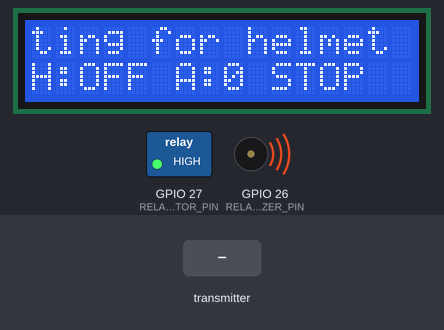
This sketch was run on a simulated ESP32. Shown: 16×2 character LCD, switched loads named in the sketch (green lamp = pin HIGH), buzzer (waves = sounding, pin HIGH). The inputs (shaded band) are chosen by the test bench. What the sketch prints to the serial monitor is not drawn.

Above: at 1.3 s.
1.4 s: the transmitter starts sending helmetStatus = 1024
At 1.56 s:
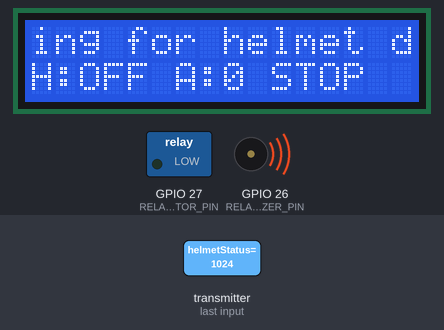
3.6 s: the transmitter starts sending helmetStatus = 0
At 4.07 s:
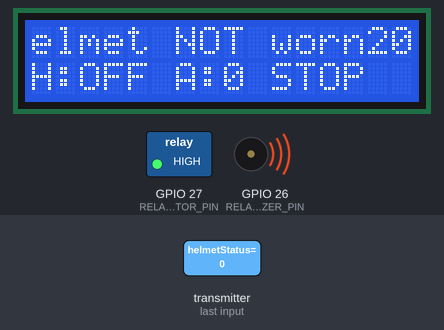
5.9 s: the transmitter starts sending helmetStatus = 2048
At 6.59 s:
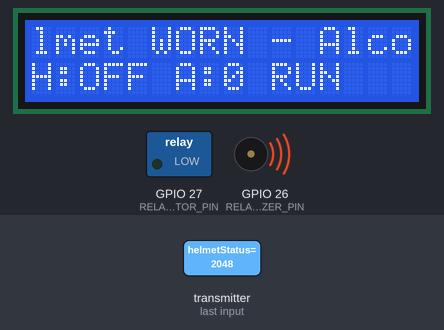
8.9 s: the transmitter starts sending helmetStatus = 0
At 9.62 s:
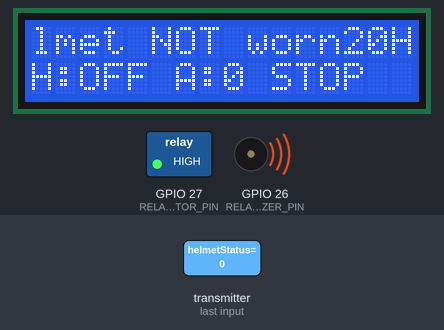
11.9 s: the transmitter starts sending alcoholValue = 1024
At 12.39 s:
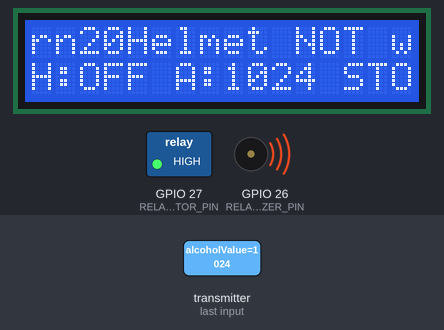
14.2 s: the transmitter starts sending alcoholValue = 0
At 14.67 s:
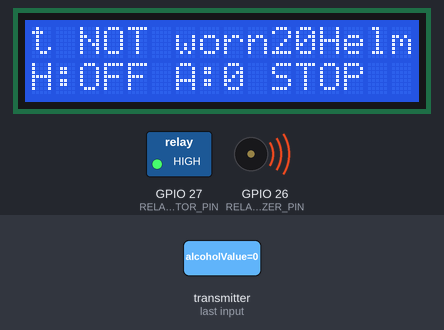
Timing chart, 0 to 17.2 s (numbered marks = the images above; inputs shaded):
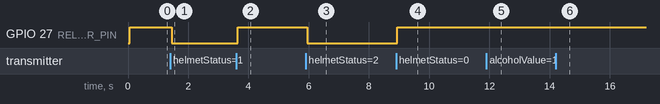

Measured:
- after the input at 1.4 s, GPIO 27 (RELAY_MOTOR_PIN): HIGH → LOW after 0.05 s
- after the input at 3.6 s, GPIO 27 (RELAY_MOTOR_PIN): LOW → HIGH after 0.05 s; the display: first changes after 0.11 s (image 2 shows a later state)
- after the input at 5.9 s, GPIO 27 (RELAY_MOTOR_PIN): HIGH → LOW after 0.05 s; the display: first changes after 0.08 s (image 3 shows a later state)
- after the input at 8.9 s, GPIO 27 (RELAY_MOTOR_PIN): LOW → HIGH after 0.05 s; the display: first changes after 0.11 s (image 4 shows a later state)
- after the input at 14.2 s, the display: first changes after 0.11 s (image 6 shows a later state)

The sketch:

bike_rx.ino
```cpp
/*
   Smart Bike Side (Receiver) - Final Production Code
   - I2C LCD Data Streaming Interface (16x2 Display)
   - Dynamic top-line marquee text scrolling logic
   - Direct Ignition and Intermittent Buzzer control (Active-Low Safety Configuration)
   - Emergency Timeout Fallback (Kills engine if helmet signal cuts out)
*/

#include <Wire.h>
#include <LiquidCrystal_I2C.h>
#include <esp_now.h>
#include <WiFi.h>

LiquidCrystal_I2C lcd(0x27, 16, 2);
#define DISPLAY_W 16

// Unified ESP-NOW Message Data Structure
typedef struct struct_message {
  int alcoholValue;
  int drunkStatus;
  int helmetStatus;
  int fallStatus;
} struct_message;

struct_message receivedData;

// Hardware Pin Configuration
#define RELAY_MOTOR_PIN 27   // Relay for Bike Ignition Circuit
#define RELAY_BUZZER_PIN 26  // Relay for Alert Buzzer
#define RELAY_ACTIVE_LOW true

// Safety Timeout Settings
unsigned long lastPacketTime = 0;
const unsigned long helmetTimeout = 3000; // 3-second link cutoff limit

// Marquee Text Variables
String scrollMsgTop = "";
String paddedTop = "";
int scrollPosTop = 0;
unsigned long lastScrollTime = 0;
int scrollDelay = 250;

// State Machines for Accidents & Indicators
bool fallDetected = false;
unsigned long lastBeepTime = 0;
bool buzzerState = false;
bool crashLCDVisible = false;
unsigned long lastCrashLCDTime = 0;
int crashLCDInterval = 500;

// ---------- String Layout Padding Helpers ----------
String padForMarquee(const String &s) {
  String pad = String(' ', DISPLAY_W);
  return s + pad;
}

void setTopMessage(const String &msg) {
  if (msg != scrollMsgTop) {
    scrollMsgTop = msg;
    paddedTop = padForMarquee(scrollMsgTop);
    scrollPosTop = 0;
    Serial.print("Interface Status Update: "); Serial.println(scrollMsgTop);
  }
}

String getMarqueeWindow(const String &padded, int pos) {
  int L = padded.length();
  if (L <= DISPLAY_W) {
    String t = padded;
    while (t.length() < DISPLAY_W) t += ' ';
    return t;
  }
  String out = "";
  for (int i = 0; i < DISPLAY_W; ++i) {
    int idx = (pos + i) % L;
    out += padded.charAt(idx);
  }
  return out;
}

// ---------- Relay State Management ----------
void setRelayState(uint8_t relayPin, bool on) {
  if (RELAY_ACTIVE_LOW)
    digitalWrite(relayPin, on ? LOW : HIGH);
  else
    digitalWrite(relayPin, on ? HIGH : LOW);
}

// ---------- ESP-NOW Packet Inbound Callback ----------
void OnDataRecv(const esp_now_recv_info_t *info, const uint8_t *data, int data_len) {
  if (!data || data_len != sizeof(struct_message)) return;
  memcpy(&receivedData, data, sizeof(receivedData));
  lastPacketTime = millis();

  Serial.printf("Data Received -> Alc:%d | Drunk:%d | Helmet:%d | Crash:%d\n",
                receivedData.alcoholValue, receivedData.drunkStatus,
                receivedData.helmetStatus, receivedData.fallStatus);

  // Ignition Interlock Evaluation Logic
  if (!fallDetected) {
    if (receivedData.helmetStatus == 0) {
      setRelayState(RELAY_MOTOR_PIN, false); // Kill Engine
      setTopMessage("Helmet NOT worn");
    }
    else if (receivedData.drunkStatus == 1 || receivedData.alcoholValue == -1) {
      setRelayState(RELAY_MOTOR_PIN, false); // Kill Engine
      setTopMessage("Helmet WORN - Alcohol HIGH");
    }
    else {
      setRelayState(RELAY_MOTOR_PIN, true);  // Enable Engine
      setTopMessage("Helmet WORN - Alcohol SAFE");
    }
  }

  // Crash Processing State Machine
  if (receivedData.fallStatus == 1 && !fallDetected) {
    Serial.println("CRITICAL: Crash detected! Disabling engine, activating alarm.");
    fallDetected = true;
    crashLCDVisible = true;
    lastCrashLCDTime = millis();
    setRelayState(RELAY_MOTOR_PIN, false);
    buzzerState = true;
    setRelayState(RELAY_BUZZER_PIN, buzzerState);
  }
  else if (receivedData.fallStatus == 0 && fallDetected) {
    Serial.println("System Alert Reset: Crash cleared.");
    fallDetected = false;
    crashLCDVisible = false;
    setRelayState(RELAY_BUZZER_PIN, false);
    buzzerState = false;
    lcd.clear();
  }
}

// ---------- Initialization Setup ----------
void setup() {
  Serial.begin(115200);
  delay(50);

  pinMode(RELAY_MOTOR_PIN, OUTPUT);
  pinMode(RELAY_BUZZER_PIN, OUTPUT);

  // Safe initial default state (Relays off)
  if (RELAY_ACTIVE_LOW) {
    digitalWrite(RELAY_MOTOR_PIN, HIGH);
    digitalWrite(RELAY_BUZZER_PIN, HIGH);
  } else {
    digitalWrite(RELAY_MOTOR_PIN, LOW);
    digitalWrite(RELAY_BUZZER_PIN, LOW);
  }

  // UI Setup
  lcd.init();
  lcd.backlight();
  lcd.clear();
  lcd.setCursor(0,0);
  lcd.print("Bike System Boot");
  lcd.setCursor(0,1);
  lcd.print("Awaiting Helmet");

  lastPacketTime = millis();

  // Initialize Wireless Stack
  WiFi.mode(WIFI_STA);
  if (esp_now_init() == ESP_OK) {
    esp_now_register_recv_cb(OnDataRecv);
    Serial.println("ESP-NOW Stack Bound Successfully.");
  } else {
    Serial.println("Fatal: ESP-NOW initialization failed.");
  }

  setTopMessage("Waiting for helmet data");
  lastScrollTime = millis();
  Serial.println("Bike Control System Operational.");
}

// ---------- Main Processing Loop ----------
void loop() {
  unsigned long currentMillis = millis();

  // Link Supervision: Check if transmitter timed out
  if (currentMillis - lastPacketTime > helmetTimeout) {
    setRelayState(RELAY_MOTOR_PIN, false);
    setTopMessage("Helmet Not Connected");
  }

  // UI Loop Split: Emergency Render vs Normal Telemetry Render
  if (fallDetected) {
    // Intermittent alarm beeps
    if (currentMillis - lastBeepTime >= 300) {
      lastBeepTime = currentMillis;
      buzzerState = !buzzerState;
      setRelayState(RELAY_BUZZER_PIN, buzzerState);
    }

    // High-visibility screen toggle animation
    if (currentMillis - lastCrashLCDTime >= (unsigned long)crashLCDInterval) {
      lastCrashLCDTime = currentMillis;
      crashLCDVisible = !crashLCDVisible;
      lcd.clear();
      if (crashLCDVisible) {
        lcd.setCursor(0,0);
        lcd.print("CRASH DETECTED");
        lcd.setCursor(0,1);
        lcd.print("ENGINE SHUT DOWN");
      }
    }
  }
  else {
    // Normal Runtime Telemetry HUD
    bool relayOn = (RELAY_ACTIVE_LOW ? digitalRead(RELAY_MOTOR_PIN) == LOW : digitalRead(RELAY_MOTOR_PIN) == HIGH);
    String bottom = "";

    bottom += (receivedData.helmetStatus == 1 ? "H:ON " : "H:OFF ");
    if (receivedData.alcoholValue >= 0)
      bottom += "A:" + String(receivedData.alcoholValue);
    else
      bottom += "A:NA";

    bottom += relayOn ? " RUN" : " STOP";
    while (bottom.length() < DISPLAY_W) bottom += ' ';

    // Shift text window down the string array sequentially
    if (currentMillis - lastScrollTime >= (unsigned long)scrollDelay) {
      lastScrollTime = currentMillis;
      if (paddedTop.length() < DISPLAY_W)
        paddedTop = padForMarquee(scrollMsgTop);

      String window = getMarqueeWindow(paddedTop, scrollPosTop);
      lcd.setCursor(0,0);
      lcd.print(window);
      lcd.setCursor(0,1);
      lcd.print(bottom);

      scrollPosTop++;
      if (scrollPosTop >= paddedTop.length()) scrollPosTop = 0;
    }
  }

  delay(10); // System pacing delay
}
```
